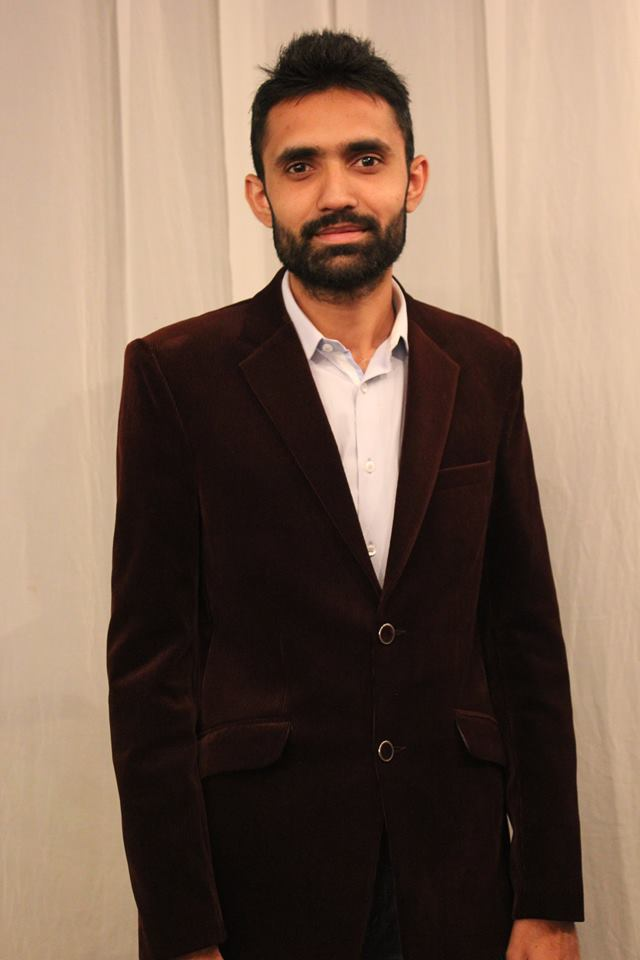
#> input picture 4th year A1-03/dist/OpenCV-Face-Recognition-Python/training-data/s1/1.jpg, 640 x 960 px, found by its file name
$ python FinalSubmission.py
#> lines starting #> are read from the running program, lines starting #| are printed output that depends on the picture

# coding: utf-8

# 4th Year Final Project
# Face Recognition using Machine Learning

# Submitted by -:
# Anurag Kumar (1609710022)
# Apoorv Gupta (1609710025)
# Ayush Mohan Verma (1609710032)

# Before starting the actual coding we need to import the required modules for coding. So let's import them first.
#
# - **cv2:** is _OpenCV_ module for Python which we will use for face detection and face recognition.
# - **os:** We will use this Python module to read our training directories and file names.
# - **numpy:** We will use this module to convert Python lists to numpy arrays as OpenCV face recognizers accept numpy arrays.

# In[1]:

#import OpenCV module
import cv2
#import os module for reading training data directories and paths
import os
#import numpy to convert python lists to numpy arrays as
#it is needed by OpenCV face recognizers
import numpy as np


# ### Training Data

# The more images used in training the better. Normally a lot of images are used for training a face recognizer so that it can learn different looks of the same person, for example with glasses, without glasses, laughing, sad, happy, crying, with beard, without beard etc. To keep our tutorial simple we are going to use only 12 images for each person.
#
# So our training data consists of total 2 persons with 12 images of each person. All training data is inside _`training-data`_ folder. _`training-data`_ folder contains one folder for each person and **each folder is named with format `sLabel (e.g. s1, s2)` where label is actually the integer label assigned to that person**. For example folder named s1 means that this folder contains images for person 1. The directory structure tree for training data is as follows:
#
# ```
# training-data
# |-------------- s1
# |               |-- 1.jpg
# |               |-- ...
# |               |-- 12.jpg
# |-------------- s2
# |               |-- 1.jpg
# |               |-- ...
# |               |-- 12.jpg
# ```
#
# The _`test-data`_ folder contains images that we will use to test our face recognizer after it has been successfully trained.

# As OpenCV face recognizer accepts labels as integers so we need to define a mapping between integer labels and persons actual names so below I am defining a mapping of persons integer labels and their respective names.
#
# **Note:** As we have not assigned `label 0` to any person so **the mapping for label 0 is empty**.

# In[2]:

#there is no label 0 in our training data so subject name for index/label 0 is empty
subjects = ["", "Apoorv", "Elvis Singer","Anurag"]


# ### Prepare training data

# You may be wondering why data preparation, right? Well, OpenCV face recognizer accepts data in a specific format. It accepts two vectors, one vector is of faces of all the persons and the second vector is of integer labels for each face so that when processing a face the face recognizer knows which person that particular face belongs too.
#
# For example, if we had 2 persons and 2 images for each person.
#
# ```
# PERSON-1    PERSON-2
#
# img1        img1
# img2        img2
# ```
#
# Then the prepare data step will produce following face and label vectors.
#
# ```
# FACES                        LABELS
#
# person1_img1_face              1
# person1_img2_face              1
# person2_img1_face              2
# person2_img2_face              2
# ```
#
#
# Preparing data step can be further divided into following sub-steps.
#
# 1. Read all the folder names of subjects/persons provided in training data folder. So for example, in this tutorial we have folder names: `s1, s2`.
# 2. For each subject, extract label number. **Do you remember that our folders have a special naming convention?** Folder names follow the format `sLabel` where `Label` is an integer representing the label we have assigned to that subject. So for example, folder name `s1` means that the subject has label 1, s2 means subject label is 2 and so on. The label extracted in this step is assigned to each face detected in the next step.
# 3. Read all the images of the subject, detect face from each image.
# 4. Add each face to faces vector with corresponding subject label (extracted in above step) added to labels vector.

# In[3]:

#function to detect face using OpenCV
def detect_face(img):
    #convert the test image to gray image as opencv face detector expects gray images
    gray = cv2.cvtColor(img, cv2.COLOR_BGR2GRAY)

    #load OpenCV face detector, I am using LBP which is fast
    #there is also a more accurate but slow Haar classifier
    face_cascade = cv2.CascadeClassifier('opencv-files/lbpcascade_frontalface.xml')

    #let's detect multiscale (some images may be closer to camera than others) images
    #result is a list of faces
    faces = face_cascade.detectMultiScale(gray, scaleFactor=1.2, minNeighbors=5);

    #if no faces are detected then return original img
    if (len(faces) == 0):
        return None, None

    #under the assumption that there will be only one face,
    #extract the face area
    (x, y, w, h) = faces[0]

    #return only the face part of the image
    return gray[y:y+w, x:x+h], faces[0]


# I am using OpenCV's **LBP face detector**. On _line 4_, I convert the image to grayscale because most operations in OpenCV are performed in gray scale, then on _line 8_ I load LBP face detector using `cv2.CascadeClassifier` class. After that on _line 12_ I use `cv2.CascadeClassifier` class' `detectMultiScale` method to detect all the faces in the image. on _line 20_, from detected faces I only pick the first face because in one image there will be only one face (under the assumption that there will be only one prominent face). As faces returned by `detectMultiScale` method are actually rectangles (x, y, width, height) and not actual faces images so we have to extract face image area from the main image. So on _line 23_ I extract face area from gray image and return both the face image area and face rectangle.
#
# Now you have got a face detector and you know the 4 steps to prepare the data, so are you ready to code the prepare data step? Yes? So let's do it.

# In[4]:

#this function will read all persons' training images, detect face from each image
#and will return two lists of exactly same size, one list
# of faces and another list of labels for each face
def prepare_training_data(data_folder_path):

    #------STEP-1--------
    #get the directories (one directory for each subject) in data folder
#> called with data_folder_path = 'training-data'
    dirs = os.listdir(data_folder_path)

    #list to hold all subject faces
    faces = []
    #list to hold labels for all subjects
    labels = []

    #let's go through each directory and read images within it
    for dir_name in dirs:

        #our subject directories start with letter 's' so
        #ignore any non-relevant directories if any
        if not dir_name.startswith("s"):
            continue;

        #------STEP-2--------
        #extract label number of subject from dir_name
        #format of dir name = slabel
        #, so removing letter 's' from dir_name will give us label
        label = int(dir_name.replace("s", ""))

        #build path of directory containin images for current subject subject
        #sample subject_dir_path = "training-data/s1"
        subject_dir_path = data_folder_path + "/" + dir_name

        #get the images names that are inside the given subject directory
        subject_images_names = os.listdir(subject_dir_path)

        #------STEP-3--------
        #go through each image name, read image,
        #detect face and add face to list of faces
        for image_name in subject_images_names:

            #ignore system files like .DS_Store
            if image_name.startswith("."):
                continue;

            #build image path
            #sample image path = training-data/s1/1.pgm
            image_path = subject_dir_path + "/" + image_name

            #read image
            image = cv2.imread(image_path)
#> image is the input picture: shape (960, 640, 3); mean B, G, R 86.7, 103.1, 126.9

            #display an image window to show the image
            cv2.imshow("Training on image...", cv2.resize(image, (400, 500)))
            cv2.waitKey(100)

            #detect face
            face, rect = detect_face(image)
#> in detect_face, `gray = cv2.cvtColor(img, cv2.COLOR_BGR2GRAY)`:
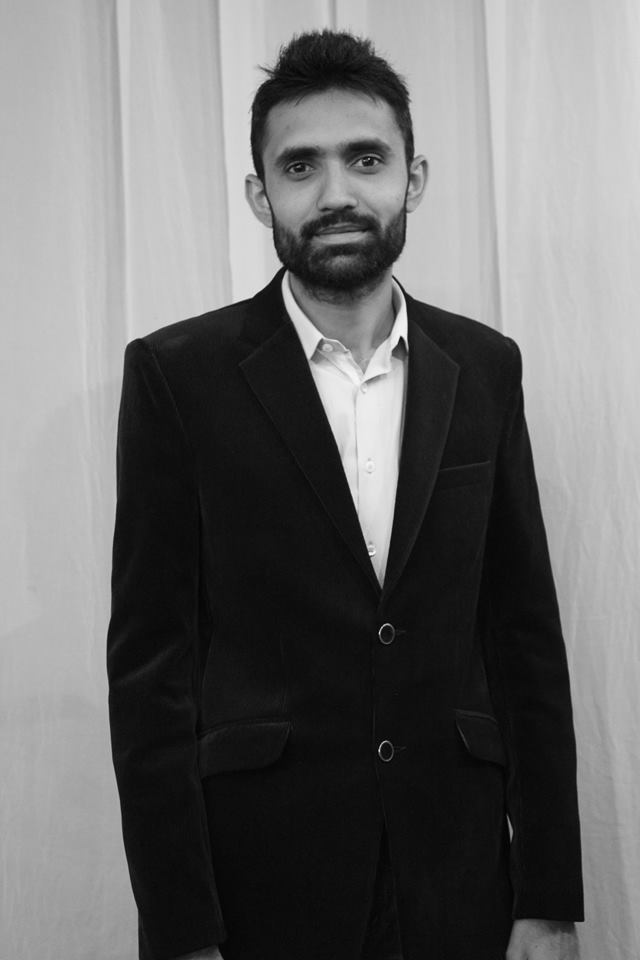
#> gray: shape (960, 640); min 1, max 250, mean 108.3
#> in detect_face, `faces = face_cascade.detectMultiScale(gray, scaleFactor=1.2, minNeighb..`: faces = [[238, 89, 189, 189]]
#> in detect_face, `(x, y, w, h) = faces[0]`: x = 238; y = 89; w = 189
#> rect = [238, 89, 189, 189]

            #------STEP-4--------
            #for the purpose of this tutorial
            #we will ignore faces that are not detected
            if face is not None:
                #add face to list of faces
                faces.append(face)
                #add label for this face
                labels.append(label)

    cv2.destroyAllWindows()
    cv2.waitKey(1)
    cv2.destroyAllWindows()

    return faces, labels


# I have defined a function that takes the path, where training subjects' folders are stored, as parameter. This function follows the same 4 prepare data substeps mentioned above.
#
# **(step-1)** On _line 8_ I am using `os.listdir` method to read names of all folders stored on path passed to function as parameter. On _line 10-13_ I am defining labels and faces vectors.
#
# **(step-2)** After that I traverse through all subjects' folder names and from each subject's folder name on _line 27_ I am extracting the label information. As folder names follow the `sLabel` naming convention so removing the  letter `s` from folder name will give us the label assigned to that subject.
#
# **(step-3)** On _line 34_, I read all the images names of of the current subject being traversed and on _line 39-66_ I traverse those images one by one. On _line 53-54_ I am using OpenCV's `imshow(window_title, image)` along with OpenCV's `waitKey(interval)` method to display the current image being traveresed. The `waitKey(interval)` method pauses the code flow for the given interval (milliseconds), I am using it with 100ms interval so that we can view the image window for 100ms. On _line 57_, I detect face from the current image being traversed.
#
# **(step-4)** On _line 62-66_, I add the detected face and label to their respective vectors.

# But a function can't do anything unless we call it on some data that it has to prepare, right? Don't worry, I have got data of two beautiful and famous celebrities. I am sure you will recognize them!
#
# ![training-data](visualization/tom-shahrukh.png)
#
# Let's call this function on images of these beautiful celebrities to prepare data for training of our Face Recognizer. Below is a simple code to do that.

# In[5]:

#let's first prepare our training data
#data will be in two lists of same size
#one list will contain all the faces
#and other list will contain respective labels for each face
print("Preparing data...")
faces, labels = prepare_training_data("training-data")
#> faces = 1 item; labels = [1]
print("Data prepared")

#print total faces and labels
print("Total faces: ", len(faces))
#| Total faces:  1
print("Total labels: ", len(labels))
#| Total labels:  1


# ### Train Face Recognizer

# As we know, OpenCV comes equipped with three face recognizers.
#
# 1. EigenFace Recognizer: This can be created with `cv2.face.createEigenFaceRecognizer()`
# 2. FisherFace Recognizer: This can be created with `cv2.face.createFisherFaceRecognizer()`
# 3. Local Binary Patterns Histogram (LBPH): This can be created with `cv2.face.LBPHFisherFaceRecognizer()`
#
# I am going to use LBPH face recognizer but you can use any face recognizer of your choice. No matter which of the OpenCV's face recognizer you use the code will remain the same. You just have to change one line, the face recognizer initialization line given below.

# In[6]:

#create our LBPH face recognizer
face_recognizer = cv2.face.LBPHFaceRecognizer_create()

#or use EigenFaceRecognizer by replacing above line with
#face_recognizer = cv2.face.EigenFaceRecognizer_create()

#or use FisherFaceRecognizer by replacing above line with
#face_recognizer = cv2.face.FisherFaceRecognizer_create()


# Now that we have initialized our face recognizer and we also have prepared our training data, it's time to train the face recognizer. We will do that by calling the `train(faces-vector, labels-vector)` method of face recognizer.

# In[7]:

#train our face recognizer of our training faces
face_recognizer.train(faces, np.array(labels))


# ### Prediction

# This is where we actually get to see if our algorithm is actually recognizing our trained subjects's faces or not. We will take two test images of our celeberities, detect faces from each of them and then pass those faces to our trained face recognizer to see if it recognizes them.
#
# Below are some utility functions that we will use for drawing bounding box (rectangle) around face and putting celeberity name near the face bounding box.

# In[8]:

#function to draw rectangle on image
#according to given (x, y) coordinates and
#given width and heigh
def draw_rectangle(img, rect):
    (x, y, w, h) = rect
    cv2.rectangle(img, (x, y), (x+w, y+h), (0, 255, 0), 2)

#function to draw text on give image starting from
#passed (x, y) coordinates.
def draw_text(img, text, x, y):
    cv2.putText(img, text, (x, y), cv2.FONT_HERSHEY_PLAIN, 1.5, (0, 255, 0), 2)


# First function `draw_rectangle` draws a rectangle on image based on passed rectangle coordinates. It uses OpenCV's built in function `cv2.rectangle(img, topLeftPoint, bottomRightPoint, rgbColor, lineWidth)` to draw rectangle. We will use it to draw a rectangle around the face detected in test image.
#
# Second function `draw_text` uses OpenCV's built in function `cv2.putText(img, text, startPoint, font, fontSize, rgbColor, lineWidth)` to draw text on image.
#
# Now that we have the drawing functions, we just need to call the face recognizer's `predict(face)` method to test our face recognizer on test images. Following function does the prediction for us.

# In[9]:

#this function recognizes the person in image passed
#and draws a rectangle around detected face with name of the
#subject
def predict(test_img):
    #make a copy of the image as we don't want to chang original image
    img = test_img.copy()
    #detect face from the image
    face, rect = detect_face(img)

    #predict the image using our face recognizer
    label, confidence = face_recognizer.predict(face)
    #get name of respective label returned by face recognizer
    label_text = subjects[label]

    #draw a rectangle around face detected
    draw_rectangle(img, rect)
    #draw name of predicted person
    draw_text(img, label_text, rect[0], rect[1]-5)

    return img

# Now that we have the prediction function well defined, next step is to actually call this function on our test images and display those test images to see if our face recognizer correctly recognized them. So let's do it. This is what we have been waiting for.

# In[10]:

print("Predicting images...")

#load test images
test_img1 = cv2.imread("test-data/test1.jpg")
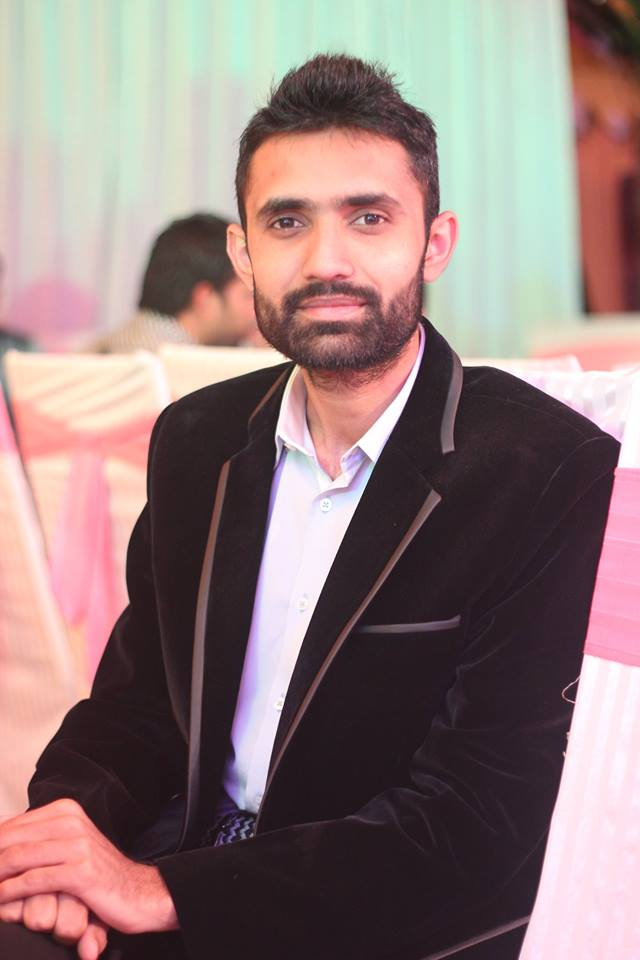
#> input picture 4th year A1-03/test-data/test1.jpg, 640 x 960 px
#> test_img1 is the input picture: shape (960, 640, 3); mean B, G, R 123.4, 124.7, 146.5
test_img2 = cv2.imread("test-data/test2.jpg")
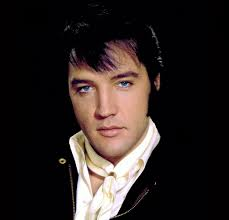
#> input picture 4th year A1-03/test-data/test2.jpg, 229 x 220 px
#> test_img2 is the input picture: shape (220, 229, 3); mean B, G, R 34.7, 36.7, 44.8

#perform a prediction
predicted_img1 = predict(test_img1)
#> in detect_face (call 2), `gray = cv2.cvtColor(img, cv2.COLOR_BGR2GRAY)`:
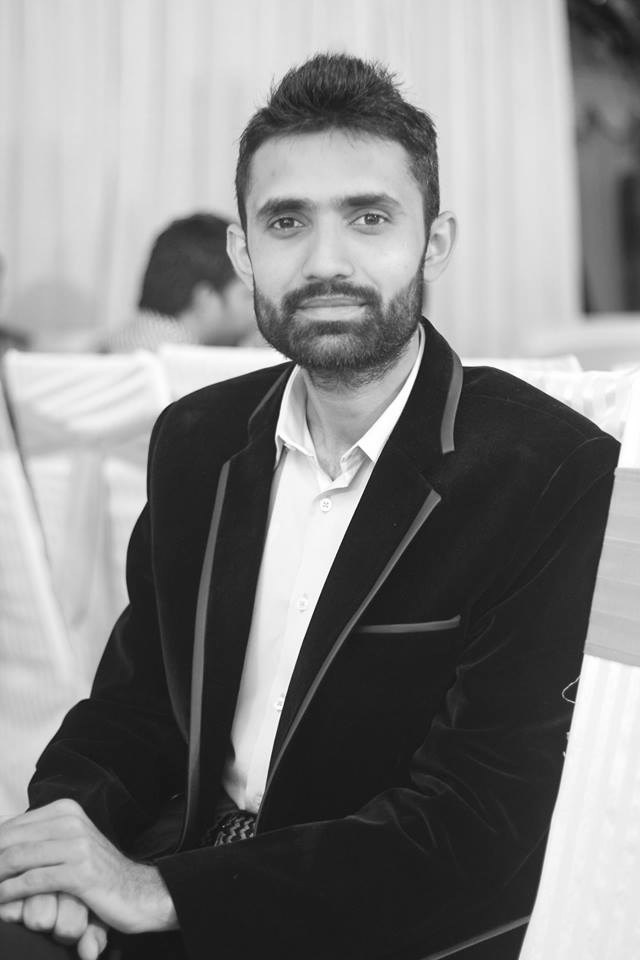
#> gray: shape (960, 640); min 9, max 255, mean 131.1
#> in detect_face (call 2), `faces = face_cascade.detectMultiScale(gray, scaleFactor=1.2, minNeighb..`: faces = [[214, 131, 228, 228]]
#> in detect_face (call 2), `(x, y, w, h) = faces[0]`: x = 214; y = 131; w = 228
#> in predict, `face, rect = detect_face(img)`:
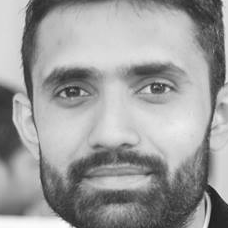
#> face: shape (228, 228); min 25, max 253, mean 156.5
#> in predict, `face, rect = detect_face(img)`: rect = [214, 131, 228, 228]
#> in predict, `label, confidence = face_recognizer.predict(face)`: label = 1; confidence = 51.49
#> in predict, `label_text = subjects[label]`: label_text = 'Apoorv'
#> in draw_rectangle, `(x, y, w, h) = rect`: x = 214; y = 131; w = 228
predicted_img2 = predict(test_img2)
#> in predict (call 2), `face, rect = detect_face(img)`:
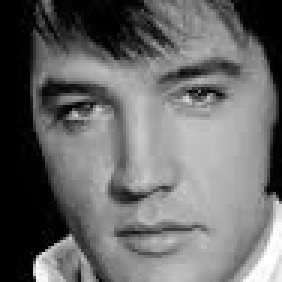
#> face: shape (94, 94) (shown 3 times larger); min 0, max 255, mean 105.6
#> in predict (call 2), `face, rect = detect_face(img)`: rect = [58, 52, 94, 94]
#> in predict (call 2), `label, confidence = face_recognizer.predict(face)`: confidence = 113.5
print("Prediction complete")

#display both images
cv2.imshow(subjects[1], cv2.resize(predicted_img1, (400, 500)))
cv2.imshow(subjects[2], cv2.resize(predicted_img2, (400, 500)))
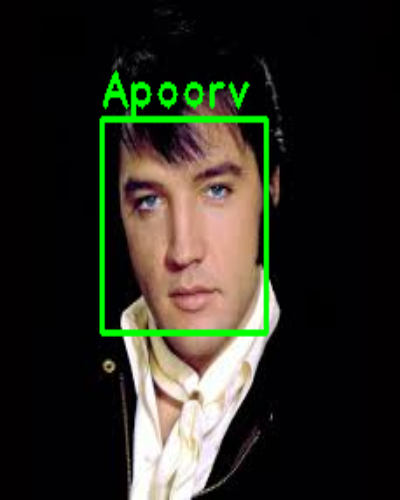
#> window 'Elvis Singer': shape (500, 400, 3); mean B, G, R 33.3, 43.2, 43
cv2.waitKey(0)
cv2.destroyAllWindows()
cv2.waitKey(1)
cv2.destroyAllWindows()
